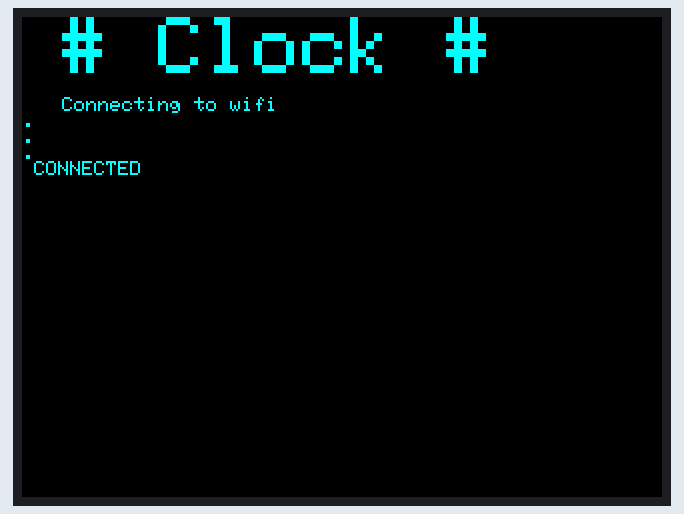
Bench run of a sketch on a simulated ESP32-S3. On the bench: 320×240 colour display. WiFi joins after 1.5 s; servers stay silent unless stated; the local clock reads 2024-03-15 10:24:30 at power-on unless the sketch sets it; what the sketch prints to the serial monitor is not drawn.

Above: at 1.8 s.
At 7.9 s:
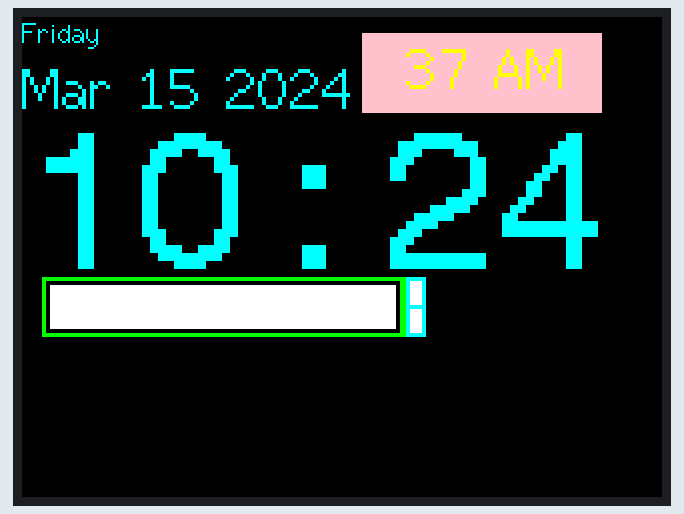
At 15.9 s:
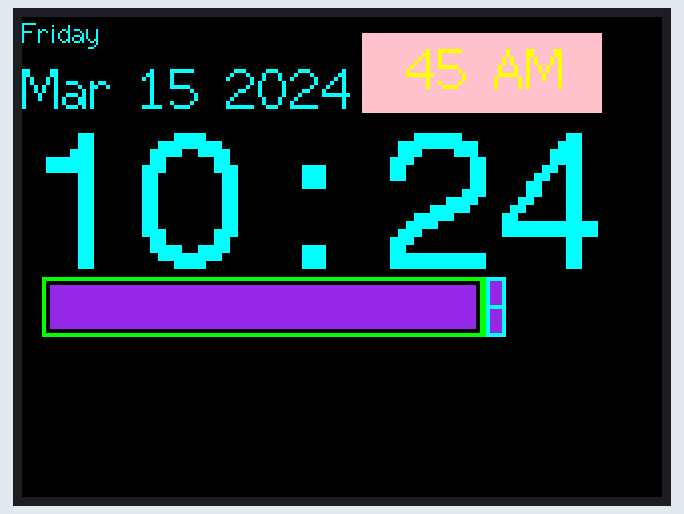
At 22.7 s:
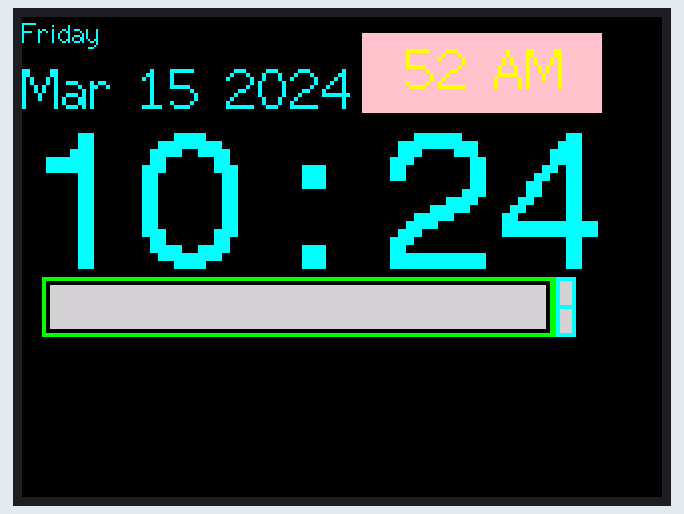
At 30.6 s:
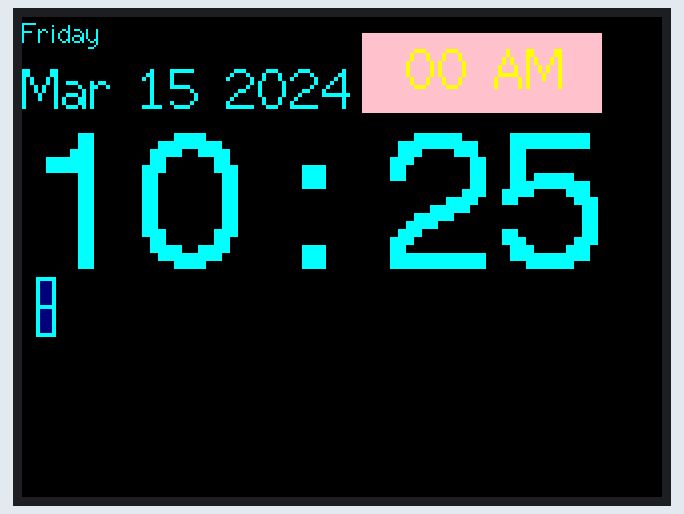
At 38.5 s:
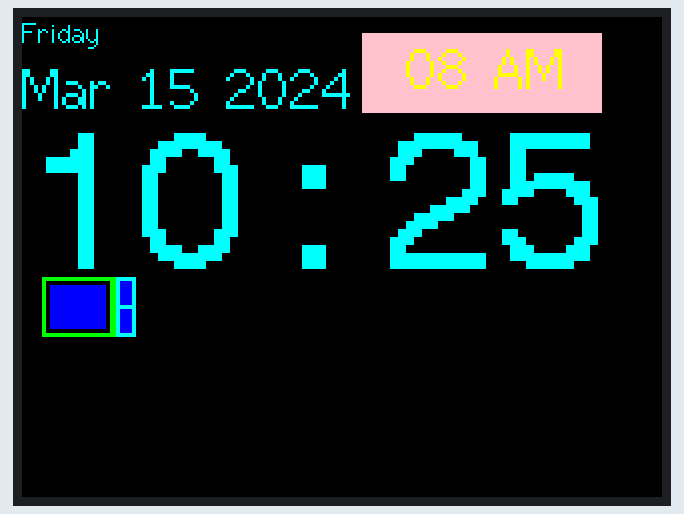

The sketch:

esp32s3_clock_netSyncTime_face2.ino
```cpp
#include <TFT_eSPI.h> // Graphics and font library for ST7735 driver chip
#include <SPI.h>
#include <WiFi.h>
#include "time.h"

const char* ssid       = "YOUR_WIFI_SSID";
const char* password   = "YOUR_WIFI_PASSWORD";

//const char* ntpServer = "pool.ntp.org";
const char* ntpServer = "time3.google.com";
const long  gmtOffset_sec = 19800;
const int   daylightOffset_sec = 0;

uint16_t colorList[] = {
  TFT_NAVY, TFT_DARKGREEN, TFT_DARKCYAN, TFT_MAROON, TFT_PURPLE,
  TFT_OLIVE, TFT_LIGHTGREY, TFT_DARKGREY, TFT_BLUE, TFT_GREEN,
  TFT_CYAN, TFT_RED, TFT_MAGENTA, TFT_YELLOW, TFT_WHITE,
  TFT_ORANGE, TFT_GREENYELLOW, TFT_PINK, TFT_BROWN, TFT_GOLD,
  TFT_SILVER, TFT_SKYBLUE, TFT_VIOLET
};

const int total_no_colors = sizeof(colorList) / sizeof(colorList[0]);


TFT_eSPI tft = TFT_eSPI();  // Invoke library, pins defined in User_Setup.h

#define TFT_BLACK 0x0000 // black

void setup(void) {
  tft.init();
  tft.setRotation(1);  // 0–3; try different values if display is upside down
  tft.fillScreen(TFT_BLACK);
  tft.setTextSize(4);
  tft.setTextColor(TFT_CYAN, TFT_BLACK);
  tft.setCursor(20, 0);
  tft.println("# Clock #");

  Serial.begin(115200);
  tft.setCursor(20, 40);

  tft.setTextSize(1);

  Serial.printf("Connecting to %s ", ssid);
  tft.println("Connecting to wifi");
  WiFi.begin(ssid, password);
  while (WiFi.status() != WL_CONNECTED) {
      delay(500);
      Serial.print(".");
      tft.println(".");
  }
  Serial.println(" CONNECTED");
  tft.println(" CONNECTED ");


  configTime(gmtOffset_sec, daylightOffset_sec, ntpServer);
  //printLocalTime();

  sleep(5);

  WiFi.disconnect(true);
  WiFi.mode(WIFI_OFF);

}

void loop() {

delay(1000);
printLocalTime();
//printTime();
}


void printTime(){
  struct tm timeinfo;
  if(!getLocalTime(&timeinfo)){
    Serial.println("Failed to obtain time");
    return;
  }

  tft.fillScreen(TFT_BLACK);

  tft.setTextDatum(MC_DATUM);

  tft.drawString(
    String(timeinfo.tm_hour) + ":" +
    String(timeinfo.tm_min) + ":" +
    String(timeinfo.tm_sec),
    60,//tft.width() / 2,
    60,//tft.height() / 2,
    16
  );
}

void printLocalTime()
{
  struct tm timeinfo;
  if(!getLocalTime(&timeinfo)){

    tft.setCursor(0, 0, 2);
    tft.setTextColor(TFT_CYAN, TFT_BLACK);
    tft.setTextSize(1);
    tft.println("Failed to obtain time");

    setup();

    return;
  }

  tft.fillScreen(TFT_BLACK);
  tft.setCursor(0, 0, 2);
  //tft.setTextColor(TFT_WHITE,TFT_BLACK);
  tft.setTextColor(TFT_CYAN, TFT_BLACK);
  tft.setTextSize(1);
  tft.println(&timeinfo, "%A");

  tft.setCursor(0, 20, 2);
  //tft.setTextColor(TFT_WHITE,TFT_BLACK);
  tft.setTextColor(TFT_CYAN, TFT_BLACK);
  tft.setTextSize(2);
  tft.println(&timeinfo, "%h %d %Y");

  tft.setCursor(0, 50, 4);
  //tft.setTextColor(TFT_WHITE,TFT_BLACK);
  tft.setTextColor(TFT_CYAN, TFT_BLACK);
  tft.setTextSize(4);
  tft.println(&timeinfo, "%I : %M");

  tft.fillRect(170, 8, 120, 40, TFT_PINK);

  tft.setCursor(180, 10, 2);
  //tft.setTextColor(TFT_WHITE,TFT_BLACK);
  tft.setTextColor(TFT_YELLOW, TFT_BLACK);
  tft.setTextSize(2);
  tft.println(&timeinfo, " %S %p ");

  //second graphics
  //tft.fillRect(10, 150, 300, 10, TFT_GREEN);

  int currentSeconds = timeinfo.tm_sec;
  int currentMinutes = timeinfo.tm_min;
  int barWidth = currentSeconds * 5;
  if(currentSeconds == 0){
    tft.fillRect(10, 130, 300, 30, TFT_BLACK);
  }

  tft.fillRect(10, 130, barWidth, 30, TFT_GREEN);
  tft.fillRect(12, 132, barWidth-8, 26, TFT_BLACK);

  // uint16_t dynamicColor = tft.color565((currentSeconds*4)%32, (currentMinutes*324)%63, (currentSeconds*453)%32);
  // tft.fillRect(14, 134, barWidth-12, 22, dynamicColor);

  uint16_t barColor = colorList[currentSeconds % total_no_colors];

  tft.fillRect(14, 134, barWidth-12, 22, barColor);

  tft.fillRect(10+barWidth-3, 130, 10, 30, TFT_CYAN);
  tft.fillRect(10+barWidth-1, 132, 6, 12, barColor);
  tft.fillRect(10+barWidth-1, 146, 6, 12, barColor);


  // tft.setCursor(10, 130);
  // tft.println(&timeinfo, " %S %p ");

}

  
```

Measured:
- what the display in image 0 shows lasts 6.2 s, from 1.7 s to 7.9 s
- what the display in image 1 shows lasts 1.1 s, from 7.9 s to 9.0 s
